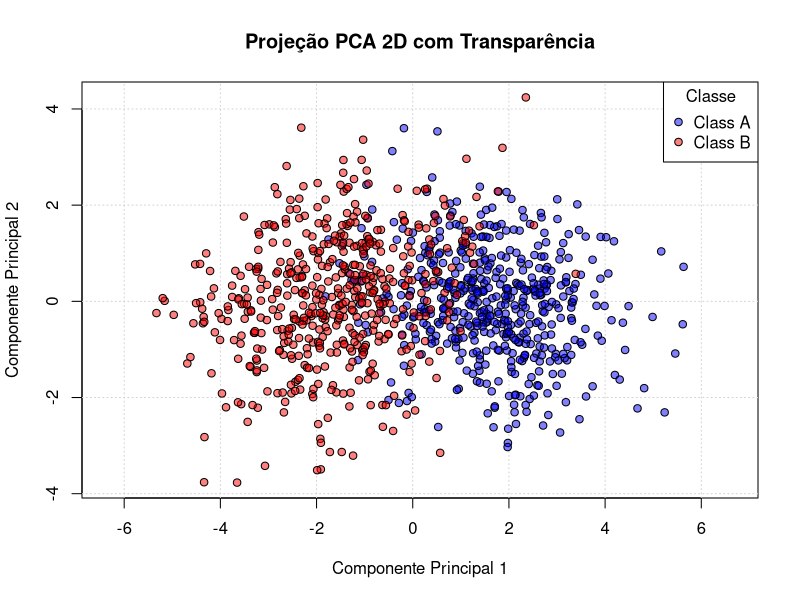

Source code (R):
#1.

set.seed(42) # Define uma seed para garantir que os resultados sejam reprodutíveis.

n_samples <- 500 # Define o número de amostras para cada classe.

mu_A <- c(0, 0, 0, 0, 0) # Vetor de médias para as 5 dimensões.

# Matriz de covariância para a Classe A, que define a correlação entre as dimensões.
Sigma_A <- matrix(c(
  1.0, 0.8, 0.1, 0.0, 0.0,
  0.8, 1.0, 0.3, 0.0, 0.0,
  0.1, 0.3, 1.0, 0.5, 0.0,
  0.0, 0.0, 0.5, 1.0, 0.2,
  0.0, 0.0, 0.0, 0.2, 1.0
), nrow = 5, byrow = TRUE)

mu_B <- c(1.5, 1.5, 1.5, 1.5, 1.5) # Vetor de médias para as 5 dimensões.

# Matriz de covariância para a Classe B.
Sigma_B <- matrix(c(
  1.5, -0.7,  0.2, 0.0, 0.0,
  -0.7,  1.5,  0.4, 0.0, 0.0,
  0.2,  0.4,  1.5, 0.6, 0.0,
  0.0,  0.0,  0.6, 1.5, 0.3,
  0.0,  0.0,  0.0, 0.3, 1.5
), nrow = 5, byrow = TRUE)


# a) Geração de uma matriz de dados aleatórios de uma distribuição normal padrão (média 0, desvio padrão 1).
Z_A <- matrix(rnorm(n_samples * 5), nrow = n_samples, ncol = 5)
# b)Geração de uma matriz 'U' que, quando multiplicada, garante a correlação desejada nos dados.
U_A <- chol(Sigma_A)
# c) Transformação os dados aleatórios para que tenham a covariância correta e inserção da média.
#O operador %*% realiza a multiplicação de matrizes.
#A função sweep() soma o vetor de médias a cada linha da matriz de dados.
class_A_data <- sweep(Z_A %*% U_A, 2, mu_A, "+")


Z_B <- matrix(rnorm(n_samples * 5), nrow = n_samples, ncol = 5)
U_B <- chol(Sigma_B)
class_B_data <- sweep(Z_B %*% U_B, 2, mu_B, "+")

# rbind() empilha as duas matrizes de dados.
full_data <- as.data.frame(rbind(class_A_data, class_B_data))
# Inserção de uma coluna 'class' para identificar a qual classe cada linha pertence.
full_data$class <- factor(rep(c("Class A", "Class B"), each = n_samples))


2. 
# Isolamento apenas dos dados numéricos (colunas 1 a 5) para o PCA.
numeric_data <- full_data[, 1:5]

# a) Centralização os dados subtraindo a média de cada coluna.
#A função scale() realiza essa operação.
centered_data <- scale(numeric_data, center = TRUE, scale = FALSE)

# b) Calculo da matriz de covariância dos dados centralizados.
cov_matrix <- cov(centered_data)

# c) Calculo dos autovetores e autovalores da matriz de covariância.
eigen_decomp <- eigen(cov_matrix)
eigenvectors <- eigen_decomp$vectors

# d) Projeção  dos dados nos dois primeiros autovetores (PC1 e PC2).
#Feito a partir da multiplicação da matriz de dados pela matriz de autovetores.
pca_scores <- centered_data %*% eigenvectors[, 1:2]

# e) Criação de um novo data.frame com os dados projetados em 2D para a plotagem.
pca_data <- data.frame(
  PC1 = pca_scores[, 1],
  PC2 = pca_scores[, 2],
  class = full_data$class
)


# Definição das cores com um canal "alpha" visando a transparência.
colors_alpha <- c("Class A" = "#0000FF80", "Class B" = "#FF000080")

# Criação do gráfico.
plot(
  x = pca_data$PC1, y = pca_data$PC2,
  type = "n",
  main = "Projeção PCA 2D com Transparência",
  xlab = "Componente Principal 1",
  ylab = "Componente Principal 2",
  asp = 1
  )

grid(lty = "dotted", col = "lightgray") # Adiciona uma grade pontilhada.

# Inserção dos pontos de dados ao gráfico.
points(pca_data$PC1[pca_data$class == "Class A"], pca_data$PC2[pca_data$class == "Class A"], 
       pch = 21, col = "black", bg = colors_alpha["Class A"])
points(pca_data$PC1[pca_data$class == "Class B"], pca_data$PC2[pca_data$class == "Class B"], 
       pch = 21, col = "black", bg = colors_alpha["Class B"])

# Criação da Legenda
legend(
  "topright",
  legend = names(colors_alpha),
  col = "black",
  pt.bg = colors_alpha, 
  pch = 21,
  title = "Classe"
)